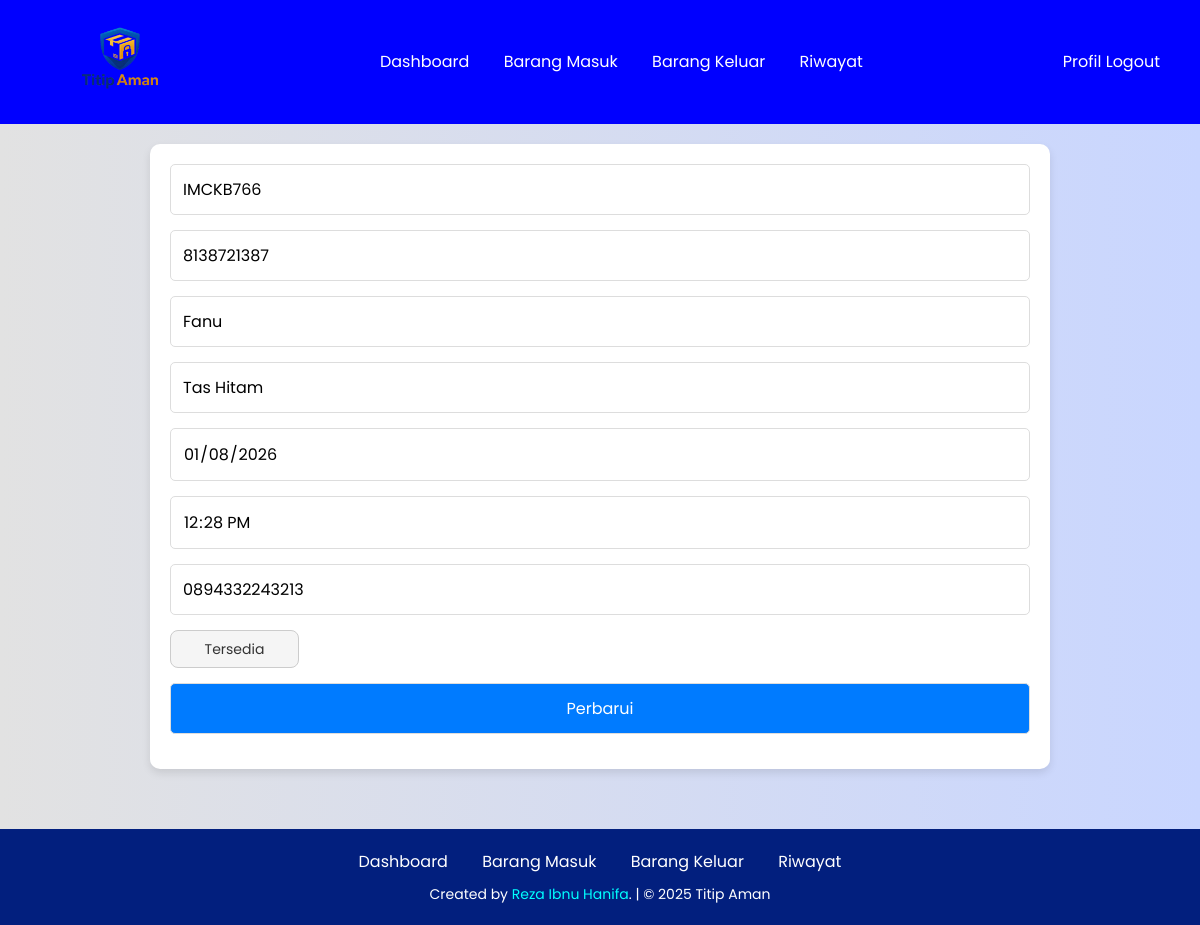
/component/editbarang.php?kode_barang=IMCKB766 (signed in), run on the app's committed database.
### tables this page shows
CREATE TABLE `barang` (
  `id` int(11) NOT NULL,
  `kode_barang` varchar(50) NOT NULL,
  `no_identitas` varchar(20) NOT NULL,
  `nama_penitip` varchar(100) NOT NULL,
  `no_telepon` varchar(15) NOT NULL,
  `nama_barang` varchar(100) NOT NULL,
  `tanggal_masuk` date NOT NULL,
  `jam_masuk` time NOT NULL,
  `petugas_id` int(11) NOT NULL,
  `status` enum('Tersedia','Diambil') NOT NULL DEFAULT 'Tersedia'
);

### component/editbarang.php (the view, shortened to what this page needs)
<?php
include_once '../config/database.php';
if (isset($_GET['kode_barang'])) {
    $kode_barang = $_GET['kode_barang'];
    try {
        $query = "SELECT * FROM barang WHERE kode_barang = :kode_barang";
        $stmt = $pdo->prepare($query);
        $stmt->bindParam(':kode_barang', $kode_barang);
        $stmt->execute();
        $row = $stmt->fetch(PDO::FETCH_ASSOC);
        if ($row) {
            $kode_barang = $row['kode_barang'];
            $no_identitas = $row['no_identitas'];
            $nama_penitip = $row['nama_penitip'];
            $no_telepon = $row['no_telepon'];
            $nama_barang = $row['nama_barang'];
            $tanggal_masuk = $row['tanggal_masuk'];
            $jam_masuk = $row['jam_masuk'];
            $status = $row['status'];
        }
    } catch (PDOException $e) {
        echo "<script>alert('Error: " . $e->getMessage() . "');</script>";
    }
}
?>
<!DOCTYPE html>
<html lang="id">
<head>
    <link rel="stylesheet" href="../css/style.css">
</head>
<body>
    <nav class="navbar">
        <a href="dashboard.php" class="navbar-logo">
            <img src="../css/assets/logo.png" alt="Logo Titip Aman" class="logo-img">
        </a>
        <div class="navbar-nav">
            <a href="dashboard.php">Dashboard</a>
            <a href="barangmasuk.php">Barang Masuk</a>
            <a href="barangkeluar.php">Barang Keluar</a>
            <a href="riwayat.php">Riwayat</a>
        </div>
        <div class="navbar-extra">
            <a href="profil.php">Profil</a>
            <a href="../auth/logout.php">Logout</a>
        </div>
    </nav>
    <div class="form-penambahan">
        <form method="POST" action="editbarang.php">
            <input type="text" id="kode" name="kode_barang" placeholder="Kode Barang" value="<?php echo $kode_barang; ?>" required readonly>
            <input type="text" id="noIdentitas" name="no_identitas" placeholder="No Identitas (KTP)" value="<?php echo $no_identitas; ?>" readonly>
            <input type="text" id="namaPenitip" name="nama_penitip" placeholder="Nama Penitip" value="<?php echo $nama_penitip; ?>" readonly>
            <input type="text" id="namaBarang" name="nama_barang" placeholder="Nama Barang" value="<?php echo $nama_barang; ?>" readonly>
            <input type="date" id="tanggalMasuk" name="tanggal_masuk" value="<?php echo $tanggal_masuk; ?>" required readonly>
            <input type="time" id="jamMasuk" name="jam_masuk" value="<?php echo $jam_masuk; ?>" required readonly>
            <input type="text" id="noTelepon" name="no_telepon" placeholder="No Telepon" value="<?php echo $no_telepon; ?>" required>
            <select id="status" name="status" required>
                <option value="Tersedia" <?php echo ($status == "Tersedia") ? 'selected' : ''; ?>>Tersedia</option>
            </select>
            <button type="submit" name="edit_barang">Perbarui</button>
        </form>
    </div>
    <footer class="footer">
        <div class="links">
            <a href="#dashboard">Dashboard</a>
            <a href="#masukkanbarang">Barang Masuk</a>
            <a href="#barangkeluar">Barang Keluar</a>
            <a href="#riwayat">Riwayat</a>
        </div>
        <div class="credits">
            <p>Created by <a href="#">Reza Ibnu Hanifa</a>. | &copy; 2025 Titip Aman</p>
        </div>
    </footer>
</body>
</html>

### css/style.css (style rules this page uses)
* { margin: 0; padding: 0; box-sizing: border-box; font-family: "Poppins", sans-serif; }
body { background-color: #c9d6ff; background: linear-gradient(to right, #e2e2e2, #c9d6ff); display: flex; flex-direction: column; align-items: center; justify-content: flex-start; min-height: 100vh; padding: 20px; margin-top: 0; }
html, body { margin: 0; padding: 0; height: 100%; width: 100%; box-sizing: border-box; }
.navbar { display: flex; justify-content: space-between; align-items: center; background-color: #0000ff; padding: 5px 40px; color: white; width: 100%; margin: 0; position: relative; top: 0; }
.navbar-logo .logo-img { width: 10rem; height: auto; margin-right: 10px; }
.navbar-nav a { color: white; margin-right: 30px; text-decoration: none; }
.navbar-extra a { color: white; text-decoration: none; }
.footer { margin-top: 40px; padding: 20px; background-color: #021f7e; color: white; text-align: center; width: 100%; }
.footer .links a { color: white; margin: 0 15px; text-decoration: none; }
.footer .credits { margin-top: 10px; font-size: 14px; }
select { width: 15%; padding: 10px; font-size: 14px; color: #333; background-color: #f5f5f5; border: 1px solid #ccc; border-radius: 8px; appearance: none; -webkit-appearance: none; -moz-appearance: none; box-sizing: border-box; cursor: pointer; transition: all 0.3s ease; }
select option { padding: 10px; font-size: 14px; color: #333; background-color: #fff; text-align: center; }
select option:checked { background-color: #0575e6; color: #fff; }
form select { margin-bottom: 15px; }
.form-penambahan { margin: 20px auto; padding: 20px; background: #fff; border-radius: 10px; box-shadow: 0 4px 8px rgba(0, 0, 0, 0.1); max-width: 900px; display: block; gap: 20px; width: 100%; }
.form-penambahan input, .form-penambahan button { padding: 12px; font-size: 16px; border-radius: 5px; border: 1px solid #ddd; width: 100%; box-sizing: border-box; margin-bottom: 15px; }
.form-penambahan button { background: #007bff; color: #fff; cursor: pointer; transition: background-color 0.3s; }
.footer .credits a { color: cyan; text-decoration: none; }

### data on the page
barang: kode_barang "IMCKB766", no_identitas "8138721387", nama_penitip "Fanu", nama_barang "Tas Hitam", tanggal_masuk "01/08/2026", jam_masuk "12:28:00", no_telepon "0894332243213", status "Tersedia"
